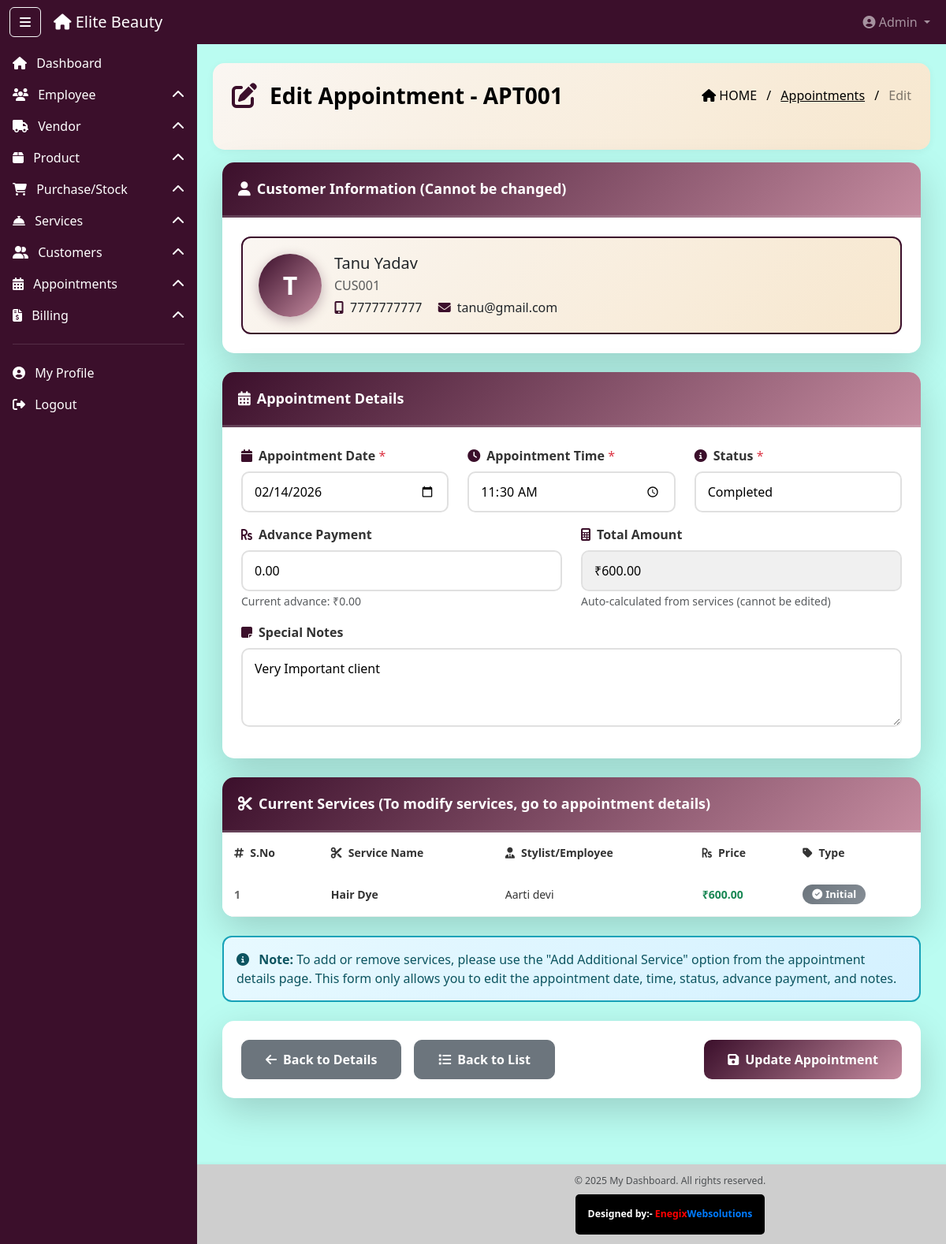
The app's page /admin-panel/appointments/edit/1/ (signed in) with its own data.
### dashboard_app/models.py (models this page shows, shortened)
class Appointment(models.Model):
    BOOKING_TYPE_CHOICES = (
        ('online', 'Online Booking'),
        ('offline', 'Offline (Walk-in)'),
    )
    STATUS_CHOICES = (
        ('pending', 'Pending'),
        ('confirmed', 'Confirmed'),
        ('in_progress', 'In Progress'),
        ('completed', 'Completed'),
        ('cancelled', 'Cancelled'),
    )
    appointment_id = models.CharField(max_length=10, unique=True, editable=False)
    customer = models.ForeignKey(Customer, on_delete=models.CASCADE, related_name='appointments')
    booking_type = models.CharField(max_length=10, choices=BOOKING_TYPE_CHOICES)
    appointment_date = models.DateField()
    appointment_time = models.TimeField()
    status = models.CharField(max_length=15, choices=STATUS_CHOICES, default='pending')
    total_amount = models.DecimalField(max_digits=10, decimal_places=2, default=0)
    advance_paid = models.DecimalField(max_digits=10, decimal_places=2, default=0)
    created_by = models.ForeignKey(
        Employee, on_delete=models.SET_NULL,
        null=True, blank=True, related_name='appointments_created'
    )
    special_notes = models.TextField(blank=True, null=True)
    created_at = models.DateTimeField(auto_now_add=True)
    updated_at = models.DateTimeField(auto_now=True)
    class Meta:
        ordering = ['-appointment_date', '-appointment_time']

class Customer(models.Model):
    GENDER_CHOICES = (
        ('male', 'Male'),
        ('female', 'Female'),
        ('other', 'Other'),
    )
    CUSTOMER_TYPE_CHOICES = (
        ('online', 'Online'),
        ('offline', 'Offline (Walk-in)'),
        ('both', 'Both'),
    )
    customer_id = models.CharField(max_length=10, unique=True, editable=False)
    full_name = models.CharField(max_length=100)
    mobile = models.CharField(max_length=10, unique=True)
    email = models.EmailField(blank=True, null=True)
    gender = models.CharField(max_length=10, choices=GENDER_CHOICES, blank=True, null=True)
    dob = models.DateField(blank=True, null=True)
    address_line = models.TextField(blank=True, null=True)
    city = models.CharField(max_length=50, blank=True, null=True)
    state = models.CharField(max_length=50, blank=True, null=True)
    pincode = models.CharField(max_length=10, blank=True, null=True)
    customer_type = models.CharField(max_length=10, choices=CUSTOMER_TYPE_CHOICES, default='offline')
    profile_pic = models.ImageField(upload_to='customer_profiles/', blank=True, null=True)
    password = models.CharField(max_length=255, blank=True, null=True)
    created_by = models.ForeignKey(
        Employee, on_delete=models.SET_NULL,
        null=True, blank=True, related_name='customers_created'
    )
    is_active = models.BooleanField(default=True)
    registered_on = models.DateTimeField(auto_now_add=True)
    updated_at = models.DateTimeField(auto_now=True)
    class Meta:
        ordering = ['-registered_on']

class AppointmentService(models.Model):
    STATUS_CHOICES = (
        ('pending', 'Pending'),
        ('in_progress', 'In Progress'),
        ('completed', 'Completed'),
    )
    STAGE_CHOICES = (
        ('initial', 'Initial Booking'),
        ('additional', 'Additional Service'),
    )
    appointment = models.ForeignKey(
        Appointment, on_delete=models.CASCADE, related_name='appointment_services'
    )
    service = models.ForeignKey(Service, on_delete=models.CASCADE, related_name='service_appointments')
    employee = models.ForeignKey(Employee, on_delete=models.CASCADE, related_name='assigned_services')
    service_price = models.DecimalField(max_digits=10, decimal_places=2)
    service_status = models.CharField(max_length=15, choices=STATUS_CHOICES, default='pending')
    added_at_stage = models.CharField(max_length=15, choices=STAGE_CHOICES, default='initial')
    is_additional = models.BooleanField(default=False)
    added_at = models.DateTimeField(auto_now_add=True)
    updated_at = models.DateTimeField(auto_now=True)
    service_notes = models.TextField(
        blank=True, null=True,
        help_text="Employee ke observations - kya kiya, kya discuss hua customer se"
    )
    completed_at = models.DateTimeField(null=True, blank=True)
    class Meta:
        ordering = ['added_at']

class Service(models.Model):
    CATEGORY_CHOICES = (
        ('hair_service', 'Hair Services'),
        ('beauty_service', 'Beauty & Skin Care Services'),
        ('makeup_service', 'Makeup Services'),
        ('spa_service', 'Spa & Massage Services'),
        ('nail_service', 'Nail Care Services'),
        ('bridal_service', 'Bridal Packages'),
        ('other', 'Other Services'),
    )
    service_id = models.CharField(max_length=10, unique=True, editable=False)
    service_name = models.CharField(max_length=200)
    category = models.CharField(max_length=20, choices=CATEGORY_CHOICES)
    description = models.TextField()
    duration_minutes = models.IntegerField()
    base_price = models.DecimalField(max_digits=10, decimal_places=2)
    service_image = models.ImageField(upload_to='service_images/', blank=True, null=True)
    display_on_website = models.BooleanField(default=True)
    is_active = models.BooleanField(default=True)
    created_at = models.DateTimeField(auto_now_add=True)
    updated_at = models.DateTimeField(auto_now=True)
    class Meta:
        ordering = ['category', 'service_name']

class Employee(models.Model):
    GENDER_CHOICES = (
        ('male', 'Male'),
        ('female', 'Female'),
        ('other', 'Other'),
    )
    ROLE_CHOICES = (
        ('hair_stylist', 'Hair Stylist'),
        ('senior_stylist', 'Senior Hair Stylist / Creative Stylist'),
        ('hair_colorist', 'Hair Colorist'),
        ('beauty_therapist', 'Beauty Therapist'),
        ('makeup_artist', 'Makeup Artist'),
        ('salon_manager', 'Salon Manager'),
        ('receptionist', 'Front Desk Executive / Receptionist'),
        ('assistant', 'Assistant / Helper'),
    )
    employee_id = models.CharField(max_length=10, unique=True, editable=False)
    full_name = models.CharField(max_length=100)
    email = models.EmailField(unique=True)
    mobile = models.CharField(max_length=10, default="9191919191")
    dob = models.DateField()
    gender = models.CharField(max_length=10, choices=GENDER_CHOICES)
    profile_pic = models.ImageField(upload_to='employee_profiles/', blank=True, null=True)
    username = models.CharField(max_length=50, unique=True)
    password = models.CharField(max_length=255)
    address_line = models.TextField()
    city = models.CharField(max_length=50)
    state = models.CharField(max_length=50)
    pincode = models.CharField(max_length=10)
    emergency_contact_name = models.CharField(max_length=100)
    emergency_contact_number = models.CharField(max_length=15)
    emergency_contact_relation = models.CharField(max_length=50)
    role = models.CharField(max_length=30, choices=ROLE_CHOICES)
    designation = models.CharField(max_length=100)
    base_salary = models.DecimalField(max_digits=10, decimal_places=2, default=0)
    account_number = models.CharField(max_length=20, blank=True, null=True)
    ifsc_code = models.CharField(max_length=11, blank=True, null=True)
    account_holder_name = models.CharField(max_length=100, blank=True, null=True)
    bank_name = models.CharField(max_length=100, blank=True, null=True)
    bank_address = models.TextField(blank=True, null=True)
    is_active = models.BooleanField(default=True)
    is_blocked = models.BooleanField(default=False)
    blocked_by = models.ForeignKey(
        'AdminUser', null=True, blank=True,
        on_delete=models.SET_NULL, related_name="blocked_employees"
    )
    blocked_at = models.DateTimeField(null=True, blank=True)
    created_at = models.DateTimeField(auto_now_add=True)
    updated_at = models.DateTimeField(auto_now=True)

### dashboard_app/views.py (the view, shortened to what this page needs)
    def wrapper(request, *args, **kwargs):
        user_id   = request.session.get('user_id')
        user_type = request.session.get('user_type')
        return view_func(request, *args, **kwargs)

### dashboard_app/templates/appointment/edit_appointment.html (shortened to what this page needs)
{% extends "base2.html" %}
{% load static %}
{% block content %}
<div class="ribbon-header d-flex justify-content-between align-items-center px-4 pb-5 mb-3" style="color: black">
  <div class="d-flex align-items-center">
    <i class="fas fa-edit me-3 fs-2" style="color: #3b0f2b;"></i>
    <div class="fw-bold fs-3">Edit Appointment - {{ appointment.appointment_id }}</div>
  </div>
  <div class="breadcrumb-text text-end">
    <span class="text-black"><i class="fas fa-home me-1"></i>HOME</span>
    <span class="mx-2 text-black">/</span>
    <a href="{% url 'appointment_list' %}" class="text-black">Appointments</a>
    <span class="mx-2 text-black">/</span>
    <span class="text-black-50">Edit</span>
  </div>
</div>
<div class="container-fluid mt-2">
  <form method="POST">
    <div class="card shadow-lg mb-4 modern-card">
      <div class="card-header table-title-bar fw-bold text-white">
        <i class="fas fa-user me-2"></i>Customer Information (Cannot be changed)
      </div>
      <div class="card-body p-4">
        <div class="customer-info-box">
          <div class="d-flex align-items-center">
            {% if appointment.customer.profile_pic %}
              <img src="{{ appointment.customer.profile_pic.url }}" class="customer-avatar-large me-3" alt="{{ appointment.customer.full_name }}">
            {% else %}
              <div class="customer-avatar-large-placeholder me-3">
                {{ appointment.customer.full_name|first|upper }}
              </div>
            {% endif %}
            <div class="flex-grow-1">
              <h5 class="mb-1">{{ appointment.customer.full_name }}</h5>
              <p class="text-muted mb-1">{{ appointment.customer.customer_id }}</p>
              <p class="mb-0">
                <i class="fas fa-mobile-alt me-2 text-primary"></i>{{ appointment.customer.mobile }}
                {% if appointment.customer.email %}
                  <span class="ms-3"><i class="fas fa-envelope me-2 text-primary"></i>{{ appointment.customer.email }}</span>
                {% endif %}
              </p>
            </div>
          </div>
        </div>
      </div>
    </div>
    <div class="card shadow-lg mb-4 modern-card">
      <div class="card-header table-title-bar fw-bold text-white">
        <i class="fas fa-calendar-alt me-2"></i>Appointment Details
      </div>
      <div class="card-body p-4">
        <div class="row">
          <div class="col-md-4 mb-3">
            <label class="form-label"><i class="fas fa-calendar me-2 text-primary"></i>Appointment Date <span class="text-danger">*</span></label>
            <input type="date" name="appointment_date" class="form-control modern-input"
                   value="{{ appointment.appointment_date|date:'Y-m-d' }}" required>
          </div>
          <div class="col-md-4 mb-3">
            <label class="form-label"><i class="fas fa-clock me-2 text-primary"></i>Appointment Time <span class="text-danger">*</span></label>
            <input type="time" name="appointment_time" class="form-control modern-input"
                   value="{{ appointment.appointment_time|time:'H:i' }}" required>
          </div>
          <div class="col-md-4 mb-3">
            <label class="form-label"><i class="fas fa-info-circle me-2 text-primary"></i>Status <span class="text-danger">*</span></label>
            <select name="status" class="form-control modern-input" required>
              <option value="completed" {% if appointment.status == 'completed' %}selected{% endif %}>Completed</option>
            </select>
          </div>
        </div>
        <div class="row">
          <div class="col-md-6 mb-3">
            <label class="form-label"><i class="fas fa-rupee-sign me-2 text-primary"></i>Advance Payment</label>
            <input type="number" name="advance_paid" class="form-control modern-input"
                   value="{{ appointment.advance_paid }}" min="0" step="0.01">
            <small class="text-muted">Current advance: ₹{{ appointment.advance_paid|floatformat:2 }}</small>
          </div>
          <div class="col-md-6 mb-3">
            <label class="form-label"><i class="fas fa-calculator me-2 text-primary"></i>Total Amount</label>
            <input type="text" class="form-control modern-input"
                   value="₹{{ appointment.total_amount|floatformat:2 }}" readonly disabled>
            <small class="text-muted">Auto-calculated from services (cannot be edited)</small>
          </div>
        </div>
        <div class="row">
          <div class="col-md-12 mb-3">
            <label class="form-label"><i class="fas fa-sticky-note me-2 text-primary"></i>Special Notes</label>
            <textarea name="special_notes" class="form-control modern-input" rows="3">{{ appointment.special_notes|default:'' }}</textarea>
          </div>
        </div>
      </div>
    </div>
    <div class="card shadow-lg mb-4 modern-card">
      <div class="card-header table-title-bar fw-bold text-white">
        <i class="fas fa-cut me-2"></i>Current Services (To modify services, go to appointment details)
      </div>
      <div class="card-body p-0">
        <div class="table-responsive">
          <table class="table table-hover modern-table mb-0">
            <thead>
              <tr>
                <th><i class="fas fa-hashtag me-2"></i>S.No</th>
                <th><i class="fas fa-scissors me-2"></i>Service Name</th>
                <th><i class="fas fa-user-tie me-2"></i>Stylist/Employee</th>
                <th><i class="fas fa-rupee-sign me-2"></i>Price</th>
                <th><i class="fas fa-tag me-2"></i>Type</th>
              </tr>
            </thead>
            <tbody>
              {% for service in appointment.appointment_services.all %}
              <tr>
                <td><span class="serial-number">{{ forloop.counter }}</span></td>
                <td><strong>{{ service.service.service_name }}</strong></td>
                <td>{{ service.employee.full_name }}</td>
                <td><strong class="text-success">₹{{ service.service_price|floatformat:2 }}</strong></td>
                <td>
                  {% if service.is_additional %}
                    <span class="badge modern-badge badge-info">
                      <i class="fas fa-plus-circle me-1"></i>Additional
                    </span>
                  {% else %}
                    <span class="badge modern-badge badge-secondary">
                      <i class="fas fa-check-circle me-1"></i>Initial
                    </span>
                  {% endif %}
                </td>
              </tr>
              {% endfor %}
            </tbody>
          </table>
        </div>
      </div>
    </div>
    <div class="alert alert-info mb-4">
      <i class="fas fa-info-circle me-2"></i>
      <strong>Note:</strong> To add or remove services, please use the "Add Additional Service" option from the appointment details page.
      This form only allows you to edit the appointment date, time, status, advance payment, and notes.
    </div>
    <div class="card shadow-lg mb-4 modern-card">
      <div class="card-body p-4">
        <div class="d-flex justify-content-between">
          <div class="d-flex gap-3">
            <a href="{% url 'view_appointment' appointment.id %}" class="btn btn-secondary btn-action-lg">
              <i class="fas fa-arrow-left me-2"></i>Back to Details
            </a>
            <a href="{% url 'appointment_list' %}" class="btn btn-secondary btn-action-lg">
              <i class="fas fa-list me-2"></i>Back to List
            </a>
          </div>
          <button type="submit" class="btn btn-primary btn-action-lg">
            <i class="fas fa-save me-2"></i>Update Appointment
          </button>
        </div>
      </div>
    </div>
  </form>
</div>
{% endblock %}

### records on screen
Appointment: appointment_id "APT001", customer.full_name|first "T", customer.full_name "Tanu Yadav", customer.customer_id "CUS001", customer.mobile "7777777777", customer.email "tanu@gmail.com", appointment_date "02/14/2026", appointment_time "11:30", status "Completed", advance_paid "0.00", total_amount "₹600.00", special_notes "Very Important client"
AppointmentService: service.service_name "Hair Dye", employee.full_name "Aarti devi", service_price "600.00", is_additional False (drawn)
